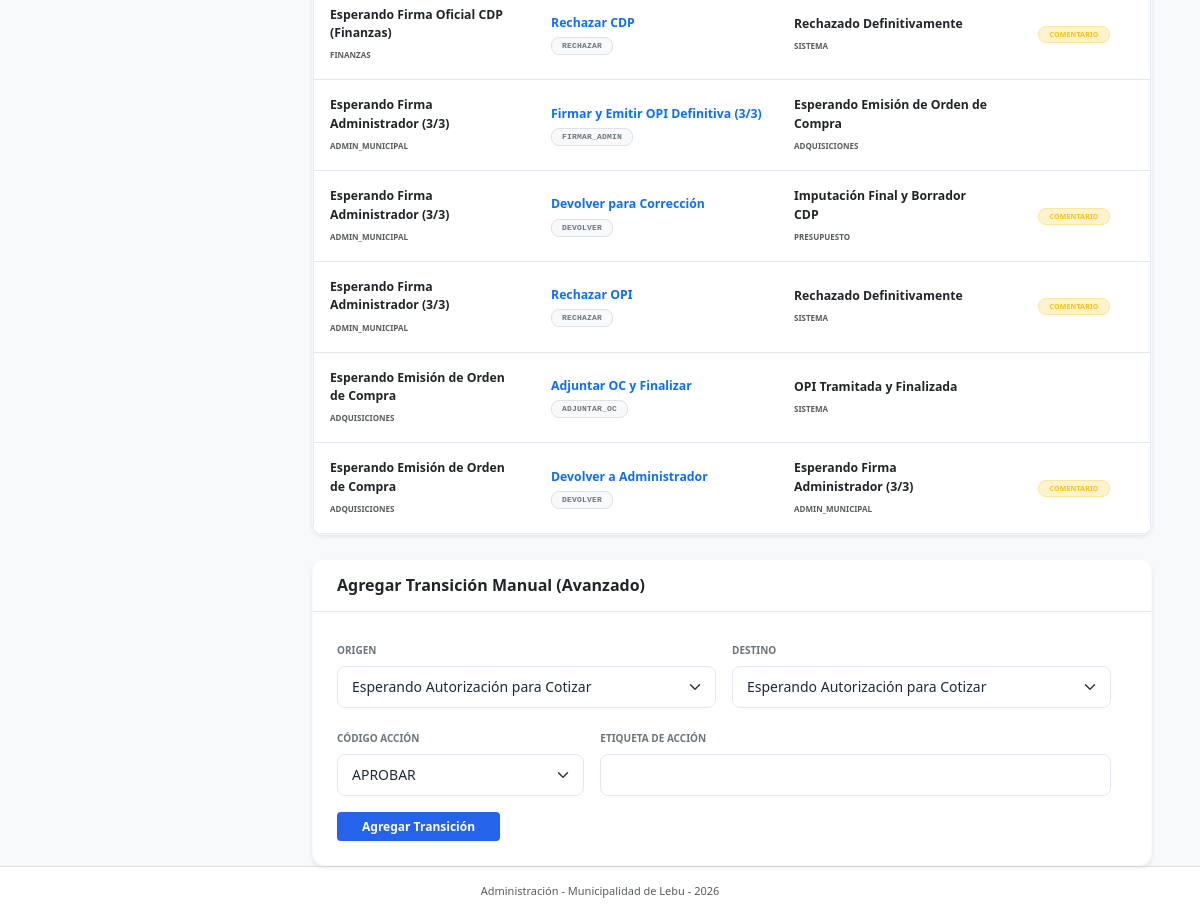
The page /mantenedor_flujos.php?tipo=6&tab=advanced (signed in, lower part) on the database as committed earlier.
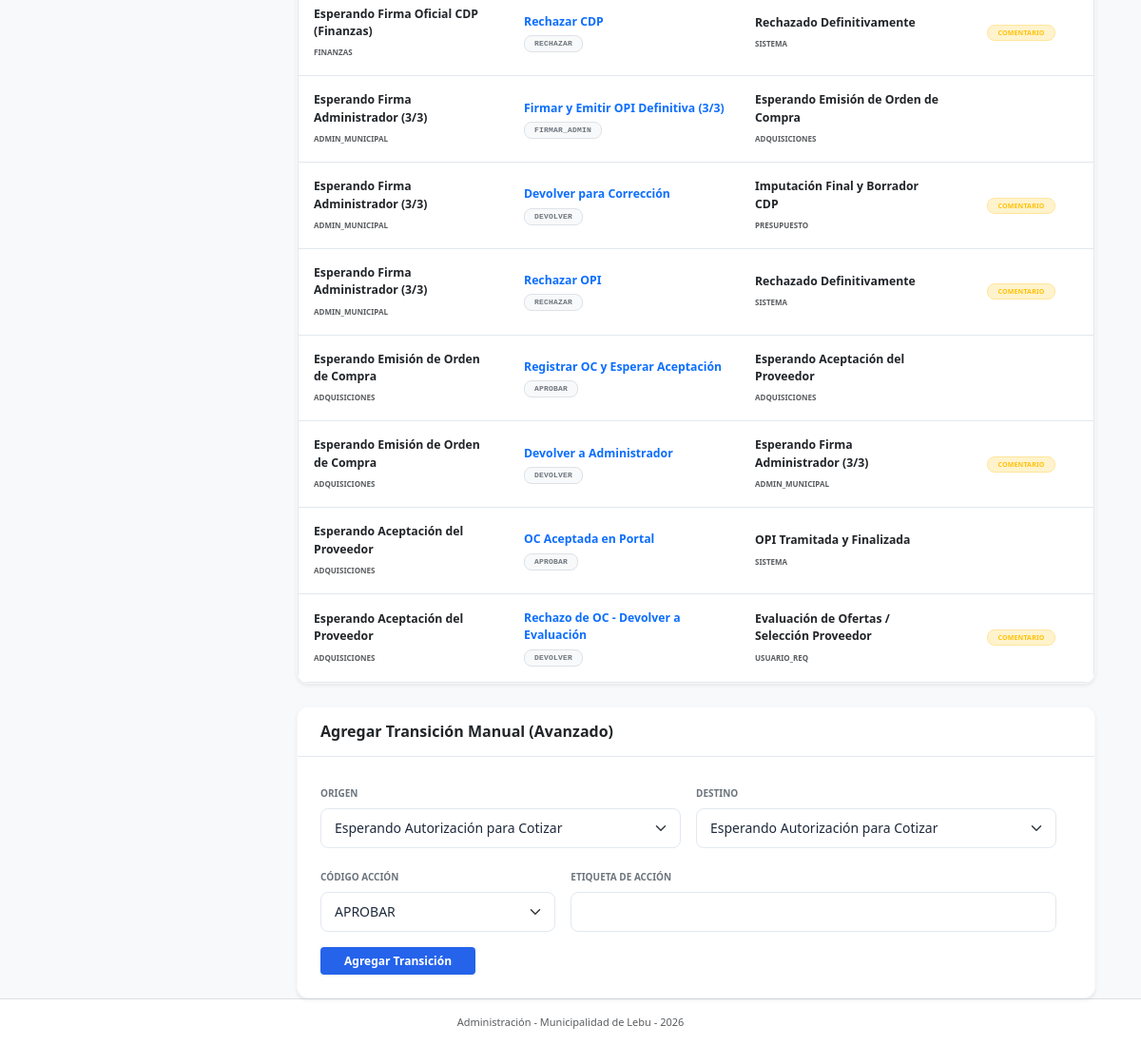
The same page on the database as committed later.
### tables this page shows
CREATE TABLE `flujos_definicion` (
  `id` int NOT NULL AUTO_INCREMENT,
  `tipo_compra_id` int NOT NULL,
  `estado_actual` varchar(50) NOT NULL,
  `rango_utm_id` int DEFAULT NULL,
  `monto_min_utm` decimal(10,2) DEFAULT NULL,
  `monto_max_utm` decimal(10,2) DEFAULT NULL,
  `requiere_archivo` tinyint(1) DEFAULT '0',
  `accion_codigo` varchar(50) NOT NULL,
  `accion_label` varchar(100) NOT NULL,
  `estado_destino` varchar(50) NOT NULL,
  `requiere_comentario` tinyint(1) DEFAULT '0',
  PRIMARY KEY (`id`),
  KEY `fk_flujos_tipo` (`tipo_compra_id`),
  KEY `fk_flujos_est_act` (`estado_actual`),
  KEY `fk_flujos_est_dest` (`estado_destino`),
  CONSTRAINT `fk_flujos_est_act` FOREIGN KEY (`estado_actual`) REFERENCES `estados_tramite` (`codigo`) ON DELETE CASCADE,
  CONSTRAINT `fk_flujos_est_dest` FOREIGN KEY (`estado_destino`) REFERENCES `estados_tramite` (`codigo`) ON DELETE CASCADE,
  CONSTRAINT `fk_flujos_tipo` FOREIGN KEY (`tipo_compra_id`) REFERENCES `tipos_compra` (`id`) ON DELETE CASCADE
);

CREATE TABLE `estados_tramite` (
  `codigo` varchar(50) NOT NULL,
  `nombre` varchar(100) NOT NULL,
  `rol_responsable` varchar(50) NOT NULL,
  `descripcion` varchar(255) DEFAULT NULL,
  PRIMARY KEY (`codigo`)
);

### mantenedor_flujos.php (the view, shortened to what the changed rows need)
<?php
require_once __DIR__ . '/config.php';
$tipo_seleccionado_id = $_GET['tipo'] ?? null;
$estados_raw = $pdo->query("SELECT * FROM estados_tramite ORDER BY rol_responsable ASC, nombre ASC")->fetchAll();
$mapa_estados = [];
foreach ($estados_raw as $e) {
    $mapa_estados[$e['codigo']] = $e;
}
$flujos_raw = [];
if ($tipo_seleccionado_id) {
    $stmtF = $pdo->prepare("SELECT * FROM flujos_definicion WHERE tipo_compra_id = ?");
    $stmtF->execute([$tipo_seleccionado_id]);
    $flujos_raw = $stmtF->fetchAll();
}
?>
<!DOCTYPE html>
<html lang="es">
<head>
    <?php
    include __DIR__ . '/head.php';
    ?>
</head>
<body class="bg-light text-slate-800 font-sans d-flex flex-column min-vh-100">
    <div class="container mt-4 px-3 px-md-4">
        <div id="panel-advanced" class="tab-panel d-none">
            <div class="row g-4">
                <div class="col-lg-9">
                    <div class="card shadow-sm border-light mb-4">
                        <div class="table-responsive rounded-bottom">
                            <table class="table table-hover align-middle mb-0">
                                <tbody class="divide-y divide-gray-100 bg-white">
                                    <?php foreach ($flujos_raw as $f):
                                        $origen = $mapa_estados[$f['estado_actual']] ?? ['nombre' => $f['estado_actual'], 'rol_responsable' => 'SISTEMA'];
                                        $destino = $mapa_estados[$f['estado_destino']] ?? ['nombre' => $f['estado_destino'], 'rol_responsable' => 'SISTEMA'];
                                    ?>
                                    <tr>
                                        <td class="p-3">
                                            <div class="fw-bold text-dark small"><?= htmlspecialchars($origen['nombre']) ?></div>
                                            <span class="text-muted uppercase" style="font-size: 8px; font-weight: bold;"><?= htmlspecialchars($origen['rol_responsable']) ?></span>
                                        </td>
                                        <td class="p-3">
                                            <div class="fw-bold text-primary small"><?= htmlspecialchars($f['accion_label']) ?></div>
                                            <span class="badge bg-light text-secondary font-monospace border mt-0.5" style="font-size: 8px;"><?= htmlspecialchars($f['accion_code'] ?? $f['accion_codigo']) ?></span>
                                        </td>
                                        <td class="p-3">
                                            <div class="fw-semibold text-dark small"><?= htmlspecialchars($destino['nombre']) ?></div>
                                            <span class="text-muted uppercase" style="font-size: 8px; font-weight: bold;"><?= htmlspecialchars($destino['rol_responsable']) ?></span>
                                        </td>
                                        <td class="p-3 text-center">
                                            <div class="d-flex flex-column gap-1 align-items-center">
                                                <?php if ($f['requiere_comentario']): ?><span class="badge bg-warning-subtle text-warning border border-warning-subtle text-uppercase" style="font-size: 7px;">Comentario</span><?php endif; ?>
                                            </div>
                                        </td>
                                        <td class="p-3 text-center">
                                        </td>
                                    </tr>
                                    <?php endforeach; ?>
                                </tbody>
                            </table>
                        </div>
                    </div>
                </div>
            </div>
        </div>
    </div>
</body>
</html>

Rows that differ between the two databases and show on the page:
changed flujos_definicion: accion_label "Adjuntar OC y Finalizar" → "Registrar OC y Esperar Aceptación"; accion_codigo "ADJUNTAR_OC" → "APROBAR"; estado_destino.nombre "OPI Tramitada y Finalizada" → "Esperando Aceptación del Proveedor"; estado_destino.rol_responsable "SISTEMA" → "ADQUISICIONES"
now on this page (row edited): flujos_definicion: estado_actual.nombre "Esperando Aceptación del Proveedor", estado_actual.rol_responsable "ADQUISICIONES", accion_label "OC Aceptada en Portal", accion_codigo "APROBAR", estado_destino.nombre "OPI Tramitada y Finalizada", estado_destino.rol_responsable "SISTEMA"
now on this page (row edited): flujos_definicion: estado_actual.nombre "Esperando Aceptación del Proveedor", estado_actual.rol_responsable "ADQUISICIONES", accion_label "Rechazo de OC - Devolver a Evaluación", accion_codigo "DEVOLVER", estado_destino.nombre "Evaluación de Ofertas / Selección Proveedor", estado_destino.rol_responsable "USUARIO_REQ", requiere_comentario "COMENTARIO"
